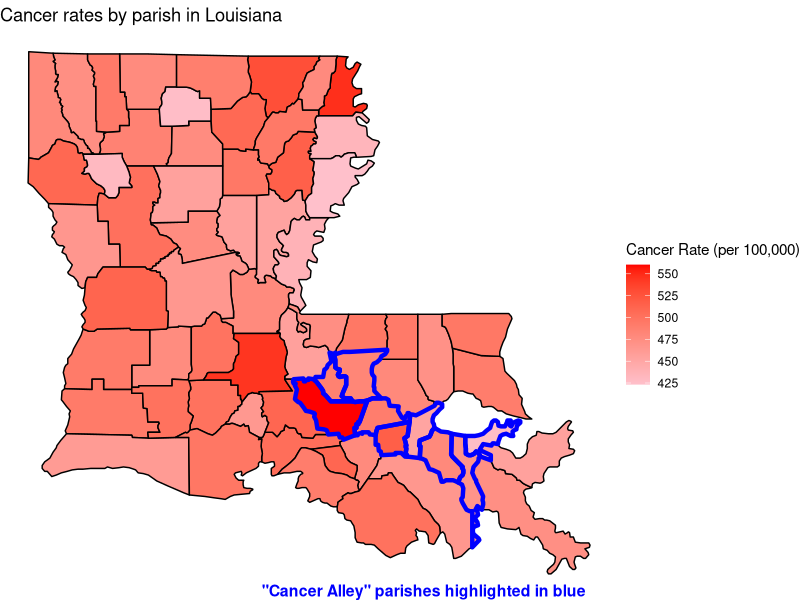

Here is the R script that generated this plot:
## ---- chunk 1
#| message: FALSE 
#| warning: FALSE 
# Load necessary libraries
library(sf)
library(ggplot2)
library(dplyr)
library(maps)

# Read the relevant columns from the CSV file, skipping the non-data lines
cancer_data <- read.csv("incd.csv", skip = 9, header = TRUE, colClasses = c("character", NA, "numeric", rep(NA, 9)))

# Select only the first and third columns
cancer_data <- cancer_data[, c(1, 3)]

# Rename the columns for easier reference
colnames(cancer_data) <- c("Parish", "Cancer_Rate")

# Load Louisiana parish boundaries
louisiana_map <- map_data("county") %>% 
  filter(region == "louisiana")

# Standardize the names to lowercase for merging
cancer_data$Parish <- tolower(cancer_data$Parish)
louisiana_map$subregion <- tolower(louisiana_map$subregion)

# Merge the cancer data with the map data
louisiana_map <- louisiana_map %>%
  left_join(cancer_data, by = c("subregion" = "Parish"))

# Define Cancer Alley parishes (example parishes, adjust as needed)
cancer_alley_parishes <- tolower(c("East Baton Rouge", "West Baton Rouge", "Iberville", "Ascension", "St James", "St John the Baptist", "St Charles", "Jefferson", "Orleans"))

# Add a column to identify Cancer Alley parishes
louisiana_map <- louisiana_map %>%
  mutate(is_cancer_alley = ifelse(subregion %in% cancer_alley_parishes, TRUE, FALSE))

# Plot the map with cancer rates and labels
ggplot(data = louisiana_map) +
  geom_polygon(aes(x = long, y = lat, group = group, fill = Cancer_Rate), color = "black") +
  geom_polygon(data = subset(louisiana_map, is_cancer_alley), aes(x = long, y = lat, group = group), fill = NA, color = "blue", size = 1.5) +
  labs(title = "Cancer rates by parish in Louisiana", fill = "Cancer Rate (per 100,000)") +
  theme_void() +
  scale_fill_gradient(low = "pink", high = "red", na.value = "grey50") +
  annotate("text", x = Inf, y = -Inf, hjust = 1.1, vjust = -0.3,
           label = '"Cancer Alley" parishes highlighted in blue', color = "blue", size = 4, fontface = "bold")
